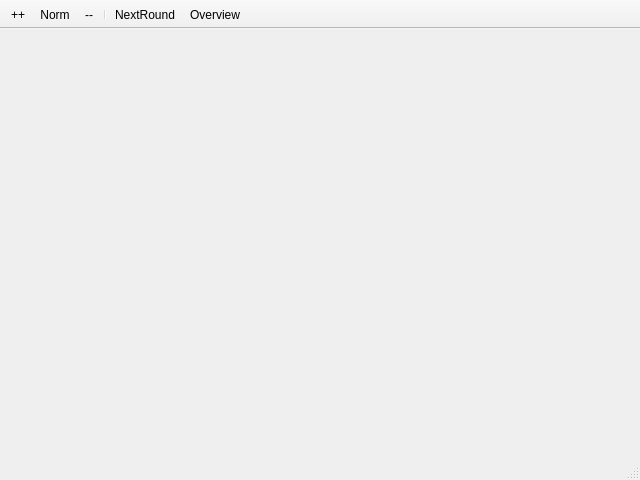
<?xml version="1.0" encoding="UTF-8"?>
<ui version="4.0">
 <class>MainWindow</class>
 <widget class="QMainWindow" name="MainWindow">
  <property name="windowModality">
   <enum>Qt::ApplicationModal</enum>
  </property>
  <property name="geometry">
   <rect>
    <x>0</x>
    <y>0</y>
    <width>640</width>
    <height>480</height>
   </rect>
  </property>
  <property name="minimumSize">
   <size>
    <width>640</width>
    <height>480</height>
   </size>
  </property>
  <property name="windowTitle">
   <string>MainWindow</string>
  </property>
  <property name="autoFillBackground">
   <bool>true</bool>
  </property>
  <widget class="QWidget" name="centralWidget">
   <layout class="QHBoxLayout" name="centralLayout"/>
  </widget>
  <widget class="QMenuBar" name="menuBar">
   <property name="geometry">
    <rect>
     <x>0</x>
     <y>0</y>
     <width>640</width>
     <height>29</height>
    </rect>
   </property>
  </widget>
  <widget class="QToolBar" name="mainToolBar">
   <property name="movable">
    <bool>false</bool>
   </property>
   <property name="toolButtonStyle">
    <enum>Qt::ToolButtonTextBesideIcon</enum>
   </property>
   <property name="floatable">
    <bool>false</bool>
   </property>
   <attribute name="toolBarArea">
    <enum>TopToolBarArea</enum>
   </attribute>
   <attribute name="toolBarBreak">
    <bool>false</bool>
   </attribute>
   <addaction name="actionZoomIn"/>
   <addaction name="actionZoomNorm"/>
   <addaction name="actionZoomOut"/>
   <addaction name="separator"/>
   <addaction name="actionNextRound"/>
   <addaction name="actionOverview"/>
  </widget>
  <widget class="QStatusBar" name="statusBar">
   <property name="font">
    <font>
     <family>cmmi10</family>
    </font>
   </property>
  </widget>
  <action name="actionZoomIn">
   <property name="text">
    <string>++</string>
   </property>
   <property name="toolTip">
    <string>Zoom into Universe</string>
   </property>
  </action>
  <action name="actionZoomOut">
   <property name="text">
    <string>--</string>
   </property>
   <property name="toolTip">
    <string>Zoom out of universe</string>
   </property>
  </action>
  <action name="actionZoomNorm">
   <property name="text">
    <string>Norm</string>
   </property>
   <property name="toolTip">
    <string>Zoom to fit</string>
   </property>
  </action>
  <action name="actionNextRound">
   <property name="text">
    <string>NextRound</string>
   </property>
   <property name="toolTip">
    <string>next round</string>
   </property>
   <property name="shortcut">
    <string>N</string>
   </property>
  </action>
  <action name="actionOverview">
   <property name="checkable">
    <bool>true</bool>
   </property>
   <property name="text">
    <string>Overview</string>
   </property>
  </action>
 </widget>
 <layoutdefault spacing="6" margin="11"/>
 <resources/>
 <connections/>
</ui>
